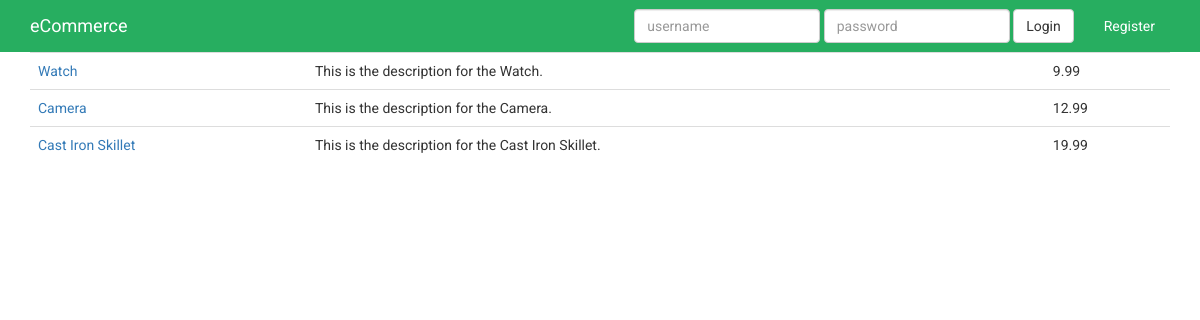
Screenshot of /products/ with the database file from the repository.
### products/models.py (models this page shows, shortened)
class Product (models.Model):
	title = models.CharField(max_length=120)
	description = models.TextField(blank=True, null=True)
	price = models.DecimalField(decimal_places= 2, max_digits=20)
	active = models.BooleanField(default=True)
	categories = models.ManyToManyField('Category', blank=True)
	default = models.ForeignKey('Category', related_name='default_category', null=True, blank=True)
	objects = ProductManager()
	def get_absolute_url(self):
		return reverse("product_detail", kwargs={"pk": self.pk})

### products/views.py (the view)
class ProductListView(ListView):
	model = Product
	def get_context_data(self, *args, **kwargs):
		context = super(ProductListView, self).get_context_data(*args, **kwargs)
		context["now"] = timezone.now()
		context["query"] = self.request.GET.get("q")
		return context
	def get_queryset(self, *args, **kwargs):
		qs = super(ProductListView, self).get_queryset(*args, **kwargs)
		query = self.request.GET.get("q")
		if query:
			qs = self.model.objects.filter(
				Q(title__icontains=query) |
				Q(description__icontains=query)
				)
		return qs

### products/models.py (called while the page is built)
	def active(self):
		return self.filter(active=True)

	def get_queryset(self):
		return ProductQuerySet(self.model, using=self.db)

	def all(self, *args, **kwargs):
		return self.get_queryset().active()

### products/templates/products/product_list.html
{% extends 'base.html' %}
{% block content %}
<table class='table'>
{% for product in product_list %}
<tr>
<td><a href='{{ product.get_absolute_url }}'>{{product.title}}</a></td>
<td>{{product.description}}</td>
<td>{{product.price}}</td>
</tr>
{% endfor %}
{% endblock %}

### static/css/custom.css (style rules this page uses)
body { font-family: 'Roboto', sans-serif; }

### rows the page displays
Product: title "Watch", description "This is the description for the Watch.", price "9.99"
Product: title "Camera", description "This is the description for the Camera.", price "12.99"
Product: title "Cast Iron Skillet", description "This is the description for the Cast Iron Skillet.", price "19.99"
